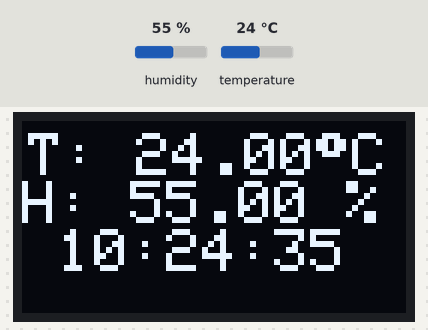
Recording of a sketch running on a simulated ESP32. Parts: 128×64 one-colour display. The test bench sets the inputs (shaded band); at power-on: humidity 55 %, temperature 24 °C. WiFi joins after 1.5 s; servers stay silent unless stated; the local clock reads 2024-03-15 10:24:30 at power-on unless the sketch sets it; what the sketch prints to the serial monitor is not drawn.

Above: at 5.7 s.
5.8 s: humidity set to 22 %
At 7.4 s:
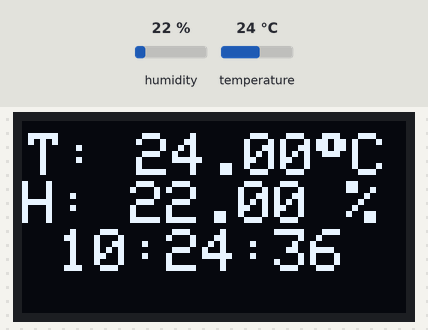
9.2 s: temperature set to 12 °C
At 11.2 s:
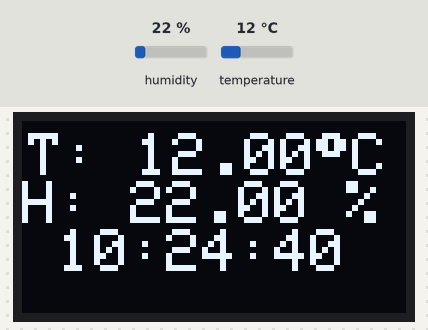
13.3 s: humidity set to 40 %
At 16.7 s:
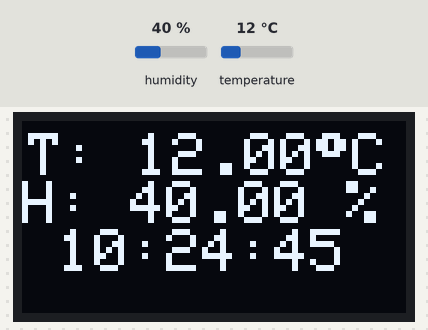
17.5 s: temperature set to 19 °C
At 20.5 s:
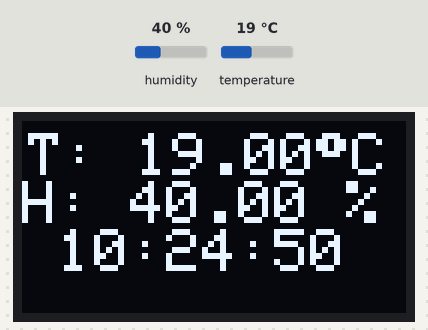
Timing chart, 0 to 22.0 s (numbered marks = the images above; inputs shaded):
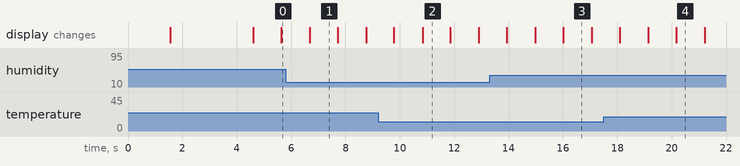

Measured:
- what the display in image 1 shows lasts 1.0 s, from 6.7 s to 7.7 s

The sketch:

display_final_code.ino
```cpp
#include <SPI.h>
#include <Wire.h>
#include <Adafruit_GFX.h>
#include <Adafruit_SSD1306.h>
#include "DHT.h"

#include <WiFi.h>
#include "time.h"

const char* ssid       = "Error 404";
const char* password   = "SWH50114";

const char* ntpServer = "pool.ntp.org";
const long  gmtOffset_sec = 21600;
const int   daylightOffset_sec = 0;

void printLocalTime()
{
  struct tm timeinfo;
  if(!getLocalTime(&timeinfo)){
    Serial.println("Failed to obtain time");
    return;
  }
  Serial.println(&timeinfo, "%A, %B %d %Y %H:%M:%S");
}


#define DHT11PIN 17
#define OLED_RESET 4
Adafruit_SSD1306 display(OLED_RESET);
DHT dht(DHT11PIN, DHT11);

void setup()
{
  Serial.begin(115200);
  Serial.printf("Connecting to %s ", ssid);
  WiFi.begin(ssid, password);
  while (WiFi.status() != WL_CONNECTED) {
      delay(500);
      Serial.print(".");
  }
  Serial.println(" CONNECTED");

  //init and get the time
  configTime(gmtOffset_sec, daylightOffset_sec, ntpServer);
  printLocalTime();
  //disconnect WiFi as it's no longer needed
  WiFi.disconnect(true);
  WiFi.mode(WIFI_OFF);


/* Start the DHT11 Sensor */
  dht.begin();
  display.begin(SSD1306_SWITCHCAPVCC, 0x3C);
  display.clearDisplay();
  display.setTextSize(2);
  display.setTextColor(WHITE);
  display.setCursor(2,5);
  display.println(" SMART EGG HATCHING  SYSTEM !!");
  display.display();
  delay(3000);

}

void loop()
{
  float humi = dht.readHumidity();
  float temp = dht.readTemperature();
  Serial.print("Temperature: ");
  Serial.print(temp);
  Serial.print("ºC ");
  Serial.print("Humidity: ");
  Serial.println(humi);
  display.clearDisplay();
  display.setTextSize(2);
  display.setTextColor(WHITE);
  display.setCursor(2,4);
  display.print("T: ");
  display.print(temp);
  display.print((char)247);
  display.print("C");
  display.print("\nH: ");
  display.print(humi);
  display.print(" %");
  struct tm timeinfo;
  if(!getLocalTime(&timeinfo)){
    Serial.println("Failed to obtain time");
    return;
  }
  Serial.println(&timeinfo, "%A, %B %d %Y %H:%M:%S");
  display.print(&timeinfo, "\n %H:%M:%S");
  display.display();
  delay(1000);

}
```
